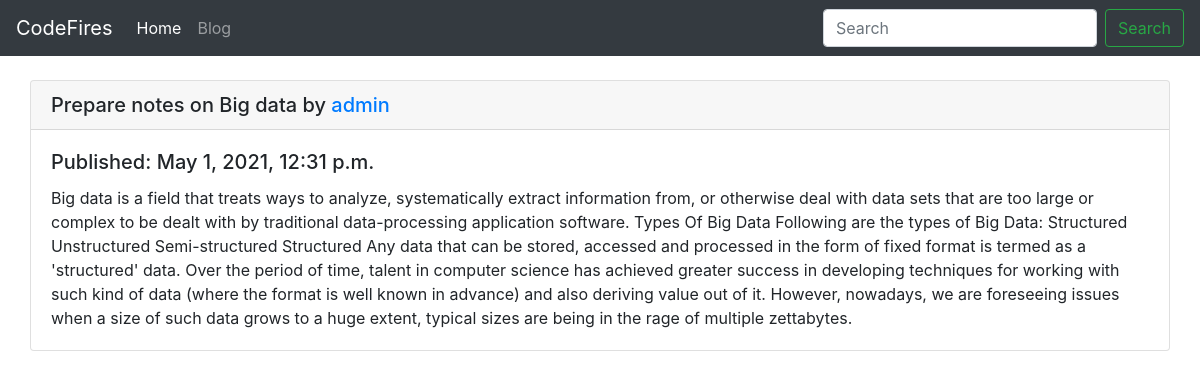
The page /notes-big-data/ on the database its author committed.
### blog/models.py (models this page shows, shortened)
class Post(models.Model):
    title = models.CharField(max_length=250, unique=True)
    slug = models.SlugField(max_length=250,
                            unique=True)
    author = models.ForeignKey(User,
                               on_delete=models.CASCADE,
                               related_name='blog_posts')
    body = models.TextField()
    publish = models.DateTimeField(default=timezone.now)
    class Meta:
        ordering = ('-publish',)

### blog/views.py (the view)
# urls.py: path('<slug:slug>/', BlogDetailView.as_view(), name='blog_detail'),
class BlogDetailView(DetailView):
    model = Post
    context_object_name = 'post'
    template_name = 'blog/blog_detail.html'

### templates/blog/blog_detail.html
{% extends 'base.html' %}
{% block container %}
<div class="row">
    <div class="card">
        <h5 class="card-header">{{ post.title }} by <span class="text-primary">{{ post.author }}</span></h5>
        <div class="card-body">
            <h5 class="card-title">Published: {{ post.publish }}</h5>
            <p class="card-text">{{ post.body }}</p>
        </div>
    </div>
</div>
{% endblock %}

### rows shown on the page
Post: title "Prepare notes on Big data", author "admin", publish "May 1, 2021, 12:31 p.m.", body "Big data is a field that treats ways to analyze, systematically extract information from, or otherwise deal with data sets that are too large or complex to be dealt with by traditional data-processing application software. Types Of Big Data Following are the types of Big Data: Structured Unstructured Semi-structured Structured Any data that can be stored, accessed and processed in the form of fixed format is termed as a 'structured' data. Over the period of time, talent in computer science has achieved greater success in developing techniques for working with such kind of data (where the format is well known in advance) and also deriving value out of it. However, nowadays, we are foreseeing…"
